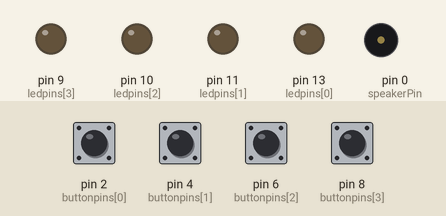
A sketch run on a simulated Arduino Uno, built with avr-gcc and run on an emulated ATmega328P. Parts: output pins drawn as LEDs (lit = HIGH), buzzer (waves = sounding). Dashed ring = blinking. The inputs (shaded band) are chosen by the test bench; at power-on: pin 2 (buttonpins[0]), pin 4 (buttonpins[1]), pin 6 (buttonpins[2]), pin 8 (buttonpins[3]) LOW. Random numbers use the default seed unless the sketch sets one.

Above: at 1.5 s.
1.6 s: pin 2 (buttonpins[0]) pulled HIGH for 0.15 s
At 3.2 s:
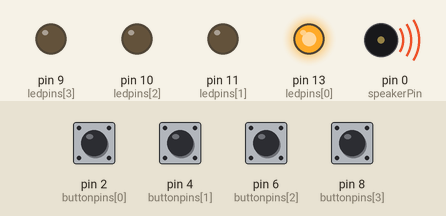
4.6 s: pin 4 (buttonpins[1]) pulled HIGH for 0.15 s
At 5.68 s:
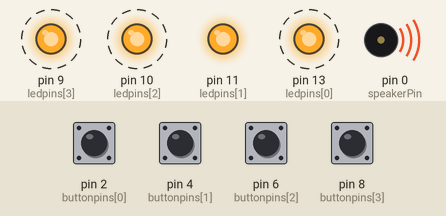
7.6 s: pin 6 (buttonpins[2]) pulled HIGH for 1 s
At 8.2 s:
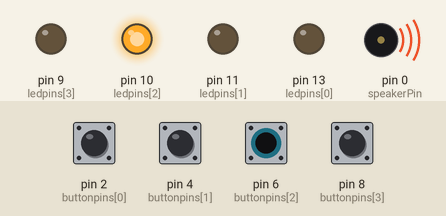
11.6 s: pin 6 (buttonpins[2]) pulled HIGH for 0.15 s
At 12.67 s:
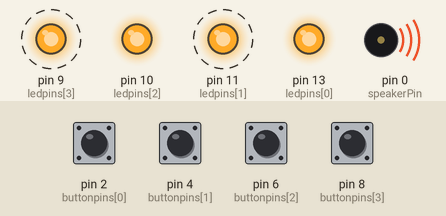
14.6 s: pin 2 (buttonpins[0]) pulled HIGH for 1 s
At 17.3 s:
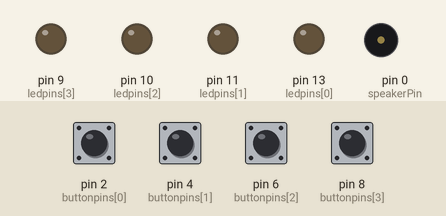
17.6 s: pin 4 (buttonpins[1]) pulled HIGH for 1 s
At 17.87 s:
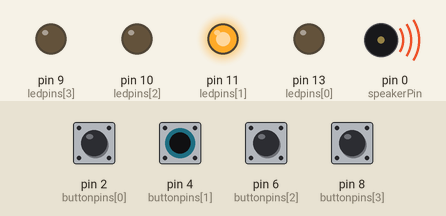
Timing chart, 0 to 21.6 s (numbered marks = the images above; inputs shaded):
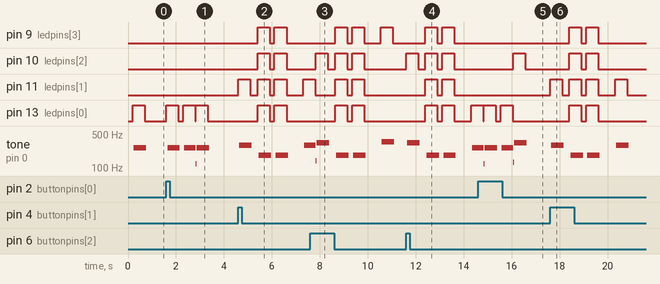

The sketch:

Simon_Solder.ino
```cpp
const int speakerPin = 0;    // the pin that will be used for speaker output
const int tones[] = {1915, 1700, 1519, 1432, 2700}; // The last tone is the fail tone
const int ledpins[] = {13, 11, 10, 9}; //This was most convenient for soldering
const int buttonpins[] = {2, 4, 6, 8}; //This made soldering easy since I skipped every other pin

// Variables will change:
int buttonState[] = {0,0,0,0};         // current state of the button
int lastButtonState[] = {0,0,0,0};
int buttonPushCounter[] = {0,0,0,0};

void playTone(int tone, int duration) {
  for (long i = 0; i < duration * 1000L; i += tone * 2) {
    digitalWrite(speakerPin, HIGH);
    delayMicroseconds(tone);
    digitalWrite(speakerPin, LOW);
    delayMicroseconds(tone);
  }
}

void setup() {
  // initialize the button pin as a input:
  randomSeed(analogRead(A0));
  int i;
  for (i = 0; i < 4; i = i + 1){
    pinMode(buttonpins[i], INPUT);
  }
  // initialize the LED as an output:
  for (i = 0; i < 4; i = i + 1){
    pinMode(ledpins[i], OUTPUT);
  }
  pinMode(speakerPin, OUTPUT);
  // initialize serial communication:
//  Serial.begin(9600);
}
int gamestate = 0;
int waitingforinput = 0;
int currentlevel = 1; // This is the level (also the number of button presses to pass to next level)
long randnum = 0; //initialize long variable for random number from 0-100.
int randnumint = 0; //initialize random integer for loop. Will be from 1-4 later.
int butwait = 500; //amount of time to wait for next button input (ghetto de-bounce)
int ledtime = 500; //amount of time each LED flashes for when button is pressed
int numlevels = 10; //number of levels until the game is won
int pinandtone = 0; //This integer is used when the sequence is displayed
int correct = 0; //This variable must be 1 in order to go to the next level
int speedfactor = 5; //This is the final speed of the lights and sounds for the last level. This increases as more games are won
int leddelay = 200; //Initializing time for LED. This will decrease as the level increases

void loop() {

int numarray[numlevels];
int userarray[numlevels];

//The following clears out both arrays for new games
int i;

if (gamestate == 0){
for (i = 0; i < numlevels; i = i + 1) {
   numarray[i]=0;
   userarray[i]=0;
  randnum = random(1,100);
    if (randnum <= 25) {
      randnumint = 0;
    }
    if (randnum > 25){
    randnumint = 1;
  }
    if (randnum > 50){
    randnumint = 2;
  }
    if (randnum > 75){
    randnumint = 3;
  }
  numarray[i]=randnumint;
//  Serial.println(numarray[i]);
}
if (i == numlevels){
 gamestate = 1;
}
}


//The following will show the user the current sequence
if (waitingforinput == 0){
 delay (200);
i = 0;
for (i = 0; i < currentlevel; i= i + 1){
  leddelay = ledtime/(1+(speedfactor/numlevels)*(currentlevel - 1));
      pinandtone = numarray[i];
      digitalWrite(ledpins[pinandtone], HIGH);
      playTone(tones[pinandtone], leddelay);
      digitalWrite(ledpins[pinandtone], LOW);
      delay(100/speedfactor);
    }
    waitingforinput = 1;
}
i = 0;
int buttonchange = 0;
int j = 0; // This is the current position in the sequence
while (j < currentlevel){
    while (buttonchange == 0){
          for (i = 0; i < 4; i = i + 1){
          buttonState[i] = digitalRead(buttonpins[i]);
          buttonchange = buttonchange + buttonState[i];
        }
    }
     for (i = 0; i < 4; i = i + 1){
        if (buttonState[i] == HIGH) {
            digitalWrite(ledpins[i], HIGH);
            playTone(tones[i], ledtime);
            digitalWrite(ledpins[i], LOW);
            waitingforinput = 0;
            userarray[j]=i;
            buttonState[i] = LOW;
            buttonchange = 0;
         }
       }
        if (userarray[j] == numarray[j]){
            j++;
            correct = 1;
            }
        else{

            correct = 0;
            i = 4;
            j = currentlevel;
            waitingforinput = 0;
        }
}

if (correct == 0){
  delay(300);
  i = 0;
  gamestate = 0;
  currentlevel = 1;
  for (i = 0; i < 4; i = i + 1){
         digitalWrite(ledpins[i], HIGH);
      }
          playTone(tones[4], ledtime);
   for (i = 0; i < 4; i = i + 1){
         digitalWrite(ledpins[i], LOW);
       }
       delay (200);
  for (i = 0; i < 4; i = i + 1){
         digitalWrite(ledpins[i], HIGH);
      }
          playTone(tones[4], ledtime);
   for (i = 0; i < 4; i = i + 1){
         digitalWrite(ledpins[i], LOW);
       }

       delay(500);
       gamestate = 0;
}

//Serial.println("The user sequence is");
//for (i = 0; i < numlevels; i = i + 1) {
//   Serial.println(userarray[i]);
//}
//Serial.println("The answers are");
//for (i = 0; i < numlevels; i = i + 1) {
//   Serial.println(numarray[i]);
//}

if (correct == 1){
    currentlevel++;
    waitingforinput = 0;
    }
if (currentlevel == numlevels){
  delay(500);
  // The following is the victory anmiation/sound:
  int notes[] = {2, 2, 2, 2, 0, 1, 2, 1, 2};
  int note = 0;
  int tempo[] = {200, 200, 200, 400, 400, 400, 200, 200, 600};
  int breaks[] = {100, 100, 100, 200, 200, 200, 300, 100, 200};
  for (i = 0; i < 9; i = i + 1){
  note = notes[i];
    digitalWrite(ledpins[note], HIGH);
    playTone(tones[note], tempo[i]);
    digitalWrite(ledpins[note], LOW);
    delay(breaks[i]);
  }
gamestate = 0;
currentlevel = 1;
numlevels = numlevels + 2;
speedfactor = speedfactor + 1;
    }

}
```

Measured:
- after the input at 1.6 s, pin 13 (ledpins[0]): goes HIGH 0.50 s, LOW 0.20 s, HIGH 0.50 s, LOW 0.02 s, HIGH 0.50 s, then LOW, starting at once; tone on pin 0 (speakerPin): plays 261 Hz for 0.52 s, 261 Hz for 0.48 s, 121 Hz for 0.04 s, 261 Hz for 0.52 s, starting after 0.05 s
- after the input at 4.6 s, pin 9 (ledpins[3]), pin 10 (ledpins[2]): alternates HIGH for 0.50 s and LOW for 0.20 s, starting after 0.80 s
- after the input at 7.6 s, pin 9 (ledpins[3]): goes HIGH 0.50 s, LOW 0.20 s, HIGH 0.50 s, LOW 0.70 s, HIGH 0.50 s, then LOW, starting after 1.0 s; pin 10 (ledpins[2]): goes HIGH 0.50 s, LOW 0.30 s, HIGH 0.50 s, LOW 0.20 s, HIGH 0.50 s, then LOW, starting after 0.24 s
- after the input at 11.6 s, pin 9 (ledpins[3]): alternates HIGH for 0.50 s and LOW for 0.20 s, starting after 0.80 s; pin 10 (ledpins[2]): goes HIGH 0.50 s, LOW 0.30 s, HIGH 0.50 s, LOW 0.20 s, HIGH 0.50 s, then LOW, starting at once
- after the input at 14.6 s, pin 10 (ledpins[2]): LOW → HIGH after 1.5 s, → LOW 0.50 s later
- after the input at 17.6 s, pin 9 (ledpins[3]), pin 10 (ledpins[2]): alternates HIGH for 0.50 s and LOW for 0.20 s, 4 changes in all, then stays LOW, starting after 0.80 s
